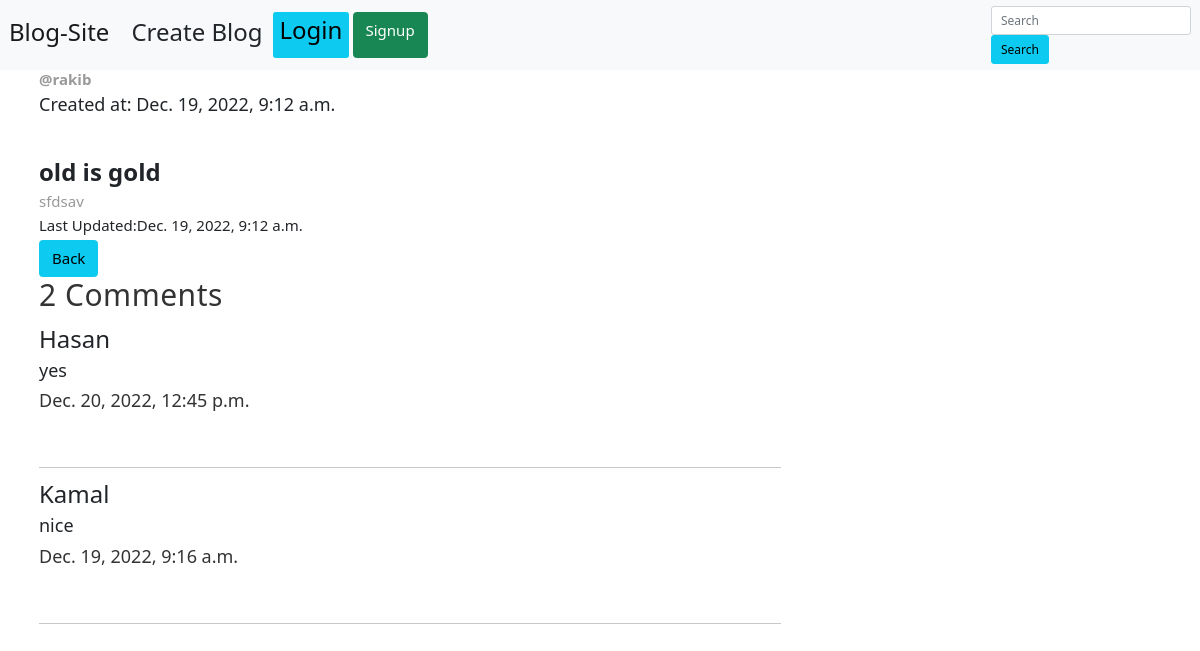
The page /post/18 on the database its author committed.
### myapp/models.py (models this page shows, shortened)
class Post(models.Model):
  title = models.CharField(max_length=50)
  body = models.TextField()
  author = models.ForeignKey(User, on_delete=models.CASCADE)
  created = models.DateTimeField(auto_now_add=True)
  updated = models.DateTimeField(auto_now=True)
  class Meta:
    ordering=['-created']

class Comment(models.Model):
  author = models.ForeignKey(User, on_delete=models.CASCADE)
  post = models.ForeignKey('Post', on_delete=models.CASCADE)
  comment = models.TextField(max_length=200)
  updated = models.DateTimeField(auto_now=True)
  class Meta:
    ordering=['-updated']

### myapp/views.py (the view, shortened to what this page needs)
# urls.py: path('post/<str:pk>',getPost, name='post_details'),
def getPost(request,pk):
  post = Post.objects.get(id=pk)
  context = {'title':'View-Post','post':post}
  return render(request, 'myapp/getpost.html',context)

### templates/myapp/getpost.html (shortened to what this page needs)
{% extends 'base.html' %}
{% load static %}
{% block content %}
  <div class="container">
    <h3><b>@{{post.author}}</b></h3>
    <h4>Created at: {{post.created}} </h4>
    <br>
    <br>
    <h2><b>{{post.title}}</b></h2>
    <h3>{{post.body}}</h3>
    <h5>Last Updated:{{post.updated}}</h5>
    <a class="btn btn-info btn-lg" href="{% url 'home' %}">Back</a>
  </div>
<div class="container">
 <div class="row">
  <div class="col-md-8">
    <div class="comments-container">
      <h1>{{post.comment_set.all.count}} Comments</h1>
      <div class="comments-wrapper">
          {% for comment in post.comment_set.all %}
          <div class="comment">
              <div class="comment-header">
                  <h2>{{comment.author}}</h2>
                  <h4>{{comment.comment}}</h4>
                  <p>{{comment.updated}}</p>
              </div>
          <hr/>
          {% endfor %}
          </div>
      </div>
  </div>
  </div>
 </div>
{% endblock %}

### static/css/base.css (style rules this page uses)
* { padding: 0; margin: 0; }
html { font-family: "Roboto", sans-serif; font-size: 12px; }
h3 { margin: 0 0 0.5rem 0; color: #999; font-size: 1.25rem; }
h1 { margin: 0 0 1rem 0; font-size: 2.5rem; letter-spacing: 0.5px; color: #333; }
p { margin: 0 0 4.5rem 0; font-size: 1.5rem; line-height: 1.45; color: #333; }

### rows shown on the page
Post: author "rakib", created "Dec. 19, 2022, 9:12 a.m.", title "old is gold", body "sfdsav", updated "Dec. 19, 2022, 9:12 a.m.", comment_set.all.count "2"
Comment: author "Hasan", comment "yes", updated "Dec. 20, 2022, 12:45 p.m."
Comment: author "Kamal", comment "nice", updated "Dec. 19, 2022, 9:16 a.m."
